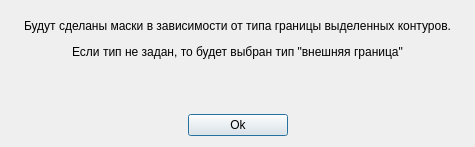
<?xml version="1.0" encoding="UTF-8"?>
<ui version="4.0">
 <class>dialog</class>
 <widget class="QDialog" name="dialog">
  <property name="geometry">
   <rect>
    <x>0</x>
    <y>0</y>
    <width>475</width>
    <height>147</height>
   </rect>
  </property>
  <property name="windowTitle">
   <string>Mask photos by selected contour</string>
  </property>
  <layout class="QVBoxLayout" name="verticalLayout">
   <item>
    <widget class="QLabel" name="label">
     <property name="text">
      <string>&lt;html&gt;&lt;head/&gt;&lt;body&gt;&lt;p align=&quot;center&quot;&gt;Будут сделаны маски в зависимости от типа границы выделенных контуров.&lt;/p&gt;&lt;p align=&quot;center&quot;&gt;Если тип не задан, то будет выбран тип &amp;quot;внешняя граница&amp;quot;&lt;/p&gt;&lt;p align=&quot;center&quot;&gt;&lt;br/&gt;&lt;/p&gt;&lt;/body&gt;&lt;/html&gt;</string>
     </property>
    </widget>
   </item>
   <item>
    <layout class="QHBoxLayout" name="horizontalLayout">
     <item>
      <spacer name="horizontalSpacer">
       <property name="orientation">
        <enum>Qt::Horizontal</enum>
       </property>
       <property name="sizeHint" stdset="0">
        <size>
         <width>40</width>
         <height>20</height>
        </size>
       </property>
      </spacer>
     </item>
     <item>
      <widget class="QPushButton" name="OkBut">
       <property name="minimumSize">
        <size>
         <width>100</width>
         <height>0</height>
        </size>
       </property>
       <property name="text">
        <string>Ok</string>
       </property>
      </widget>
     </item>
     <item>
      <spacer name="horizontalSpacer_2">
       <property name="orientation">
        <enum>Qt::Horizontal</enum>
       </property>
       <property name="sizeHint" stdset="0">
        <size>
         <width>40</width>
         <height>20</height>
        </size>
       </property>
      </spacer>
     </item>
    </layout>
   </item>
  </layout>
 </widget>
 <resources/>
 <connections/>
</ui>
